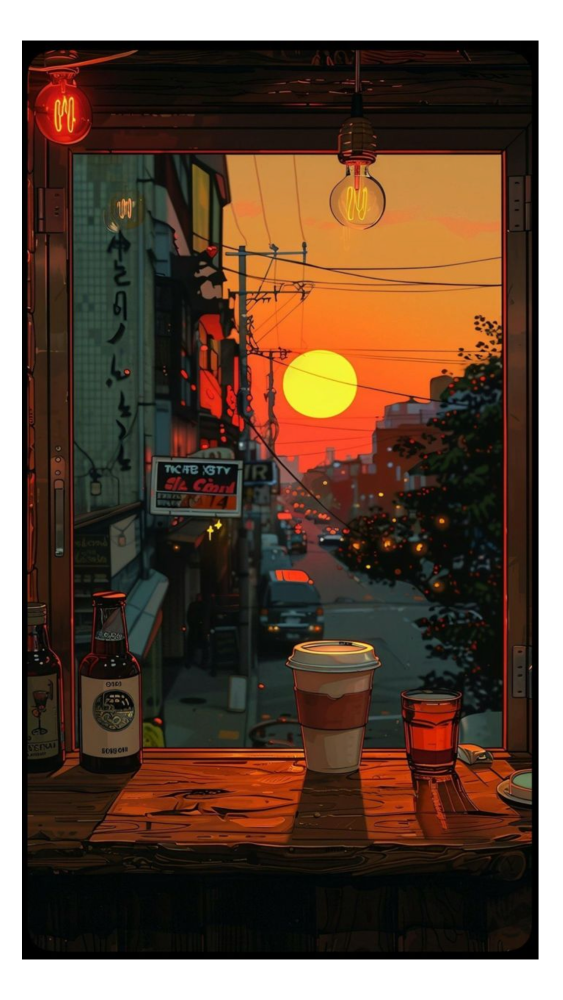
#> input picture design/inspiration/lofi-window-city-sunset.png, 1125 x 2000 px, found by its file name (shown at 1/2 size)
$ python emission-and-texture.py
#> lines starting #> are read from the running program, lines starting #| are printed output that depends on the picture; after the words box and inside, x2 and y2 are one past the last pixel; in counts of white or black regions, pixels touching at a corner belong together
import numpy as np
from PIL import Image

def lum(a): return (0.2126*a[...,0]+0.7152*a[...,1]+0.0722*a[...,2])/255.0
def hexof(rgb): return '#%02X%02X%02X' % tuple(int(round(c)) for c in rgb)
def autocrop_white(im, thresh=250):
#> called with thresh = 250
    a=np.asarray(im.convert('RGB')).astype(np.int16); nw=(a.min(-1)<thresh)
#> after `nw = a.min(-1) < thresh`:
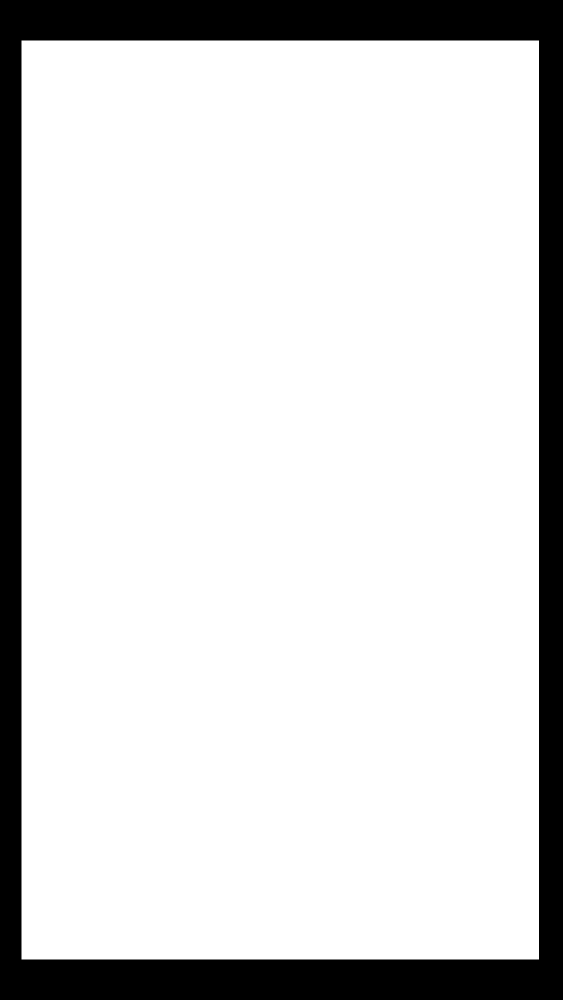
#> nw: shape (2000, 1125) bool (shown at 1/2 size); 84.5% white; 1 black region, box (x1, y1, x2, y2) and area: (0, 0, 1125, 2000) 347670
    ys,xs=np.where(nw); return im.crop((xs.min(),ys.min(),xs.max()+1,ys.max()+1))

def go(path,name,crop):
    im=Image.open(path).convert('RGB')
    if crop: im=autocrop_white(im)
    a=np.asarray(im).astype(np.float32); H,W,_=a.shape; L=lum(a)
#> after `H, W, _ = a.shape`: H = 1838; W = 1035
    print('='*74); print(name); print('='*74)

    # --- find emissive cores: bright, isolated, small ---
    print('[EMISSIVE SOURCES] local maxima of L, min separation 6% of frame')
    ds=8
    Ls=np.array(Image.fromarray(np.uint8(L*255)).resize((W//ds,H//ds),Image.BOX)).astype(np.float32)/255
    cand=[]
    hs,ws=Ls.shape
#> hs = 229; ws = 129
    sep=int(0.06*max(hs,ws))
#> sep = 13
    tmp=Ls.copy()
    for _ in range(8):
        i,j=np.unravel_index(np.argmax(tmp),tmp.shape)
        if tmp[i,j]<0.55: break
        cand.append((i,j,tmp[i,j]))
        y0,y1=max(0,i-sep),min(hs,i+sep); x0,x1=max(0,j-sep),min(ws,j+sep)
        tmp[y0:y1,x0:x1]=0
#> this loop made 8 passes
#> (i, j, y0, y1, x0, x1) on passes 1 to 8: (88, 74, 75, 101, 61, 87), (151, 86, 138, 164, 73, 99), (37, 85, 24, 50, 72, 98), (120, 49, 107, 133, 36, 62), (151, 69, 138, 164, 56, 82), (51, 80, 38, 64, 67, 93), (46, 59, 33, 59, 46, 72), (45, 99, 32, 58, 86, 112)
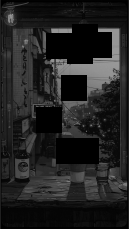
#> tmp: shape (229, 129) float32; min 0, max 0.6, mean 0.132
#> after the loop, cand = [(88, 74, 0.91), (151, 86, 0.776), (37, 85, 0.714), (120, 49, 0.639), (151, 69, 0.627), (51, 80, 0.608), (46, 59, 0.604), (45, 99, 0.6)]
    for i,j,v in cand:
        cy,cx=int(i*ds+ds/2), int(j*ds+ds/2)
        core=a[max(0,cy-4):cy+4, max(0,cx-4):cx+4].reshape(-1,3).mean(0)
        print(f'   x={j/ws:.2f} y={i/hs:.2f}  L={v:.2f}  core {hexof(core)}   halo:', end=' ')
        yy,xx=np.ogrid[:H,:W]; d2=(yy-cy)**2+(xx-cx)**2
        prev=None
        for r in [0.008,0.02,0.04,0.07,0.11,0.16]:
            rr=r*max(W,H); ring=(d2>(rr*0.75)**2)&(d2<=(rr*1.25)**2)
            if ring.sum()>80:
                c=a[ring].reshape(-1,3).mean(0)
                print(f'r{r:.3f}:L{L[ring].mean():.2f} {hexof(c)}', end='  ')
        print()
#> this loop made 8 passes
#> (i, j, v, cy, cx, core) on passes 1 to 8: (88, 74, 0.91, 708, 596, [246, 245.6, 58.19]), (151, 86, 0.776, 1212, 692, [218.7, 178, 71.48]), (37, 85, 0.714, 300, 684, [229.8, 166.9, 44.73]), (120, 49, 0.639, 964, 396, [158.8, 135, 52.27]), (151, 69, 0.627, 1212, 556, [227.1, 152.4, 76.8]), (51, 80, 0.608, 412, 644, [226.2, 142.8, 51.77]), (46, 59, 0.604, 372, 476, [216, 145.7, 54.48]), (45, 99, 0.6, 364, 796, [215.2, 143.5, 60.19])
#|    x=0.57 y=0.38  L=0.91  core #F6F63A   halo: r0.008:L0.91 #F4F538  r0.020:L0.90 #F4F136  r0.040:L0.62 #F5912B  r0.070:L0.41 #CF5227  r0.110:L0.32 #894623  r0.160:L0.28 #654123
#|    x=0.67 y=0.66  L=0.78  core #DBB247   halo: r0.008:L0.36 #6E593C  r0.020:L0.30 #504D40  r0.040:L0.27 #45463B  r0.070:L0.19 #353028  r0.110:L0.15 #34231B  r0.160:L0.16 #3D2318
#|    x=0.66 y=0.16  L=0.71  core #E6A72D   halo: r0.008:L0.55 #D1802F  r0.020:L0.52 #BD7C34  r0.040:L0.50 #B87438  r0.070:L0.43 #9D662F  r0.110:L0.37 #8C5727  r0.160:L0.30 #76441C
#|    x=0.38 y=0.52  L=0.64  core #9F8734   halo: r0.008:L0.19 #3A301C  r0.020:L0.17 #3A291C  r0.040:L0.14 #2B211C  r0.070:L0.16 #2A2825  r0.110:L0.19 #432C26  r0.160:L0.22 #4A3322
#|    x=0.53 y=0.66  L=0.63  core #E3984D   halo: r0.008:L0.26 #553E28  r0.020:L0.23 #403A2C  r0.040:L0.21 #39352B  r0.070:L0.19 #393028  r0.110:L0.17 #312A23  r0.160:L0.17 #42271A
#|    x=0.62 y=0.22  L=0.61  core #E28F34   halo: r0.008:L0.60 #E08D36  r0.020:L0.59 #DC8A37  r0.040:L0.56 #D28436  r0.070:L0.55 #D58134  r0.110:L0.49 #C0722E  r0.160:L0.32 #7B4920
#|    x=0.46 y=0.20  L=0.60  core #D89236   halo: r0.008:L0.58 #D6893A  r0.020:L0.58 #D9883A  r0.040:L0.51 #B87939  r0.070:L0.41 #99612E  r0.110:L0.29 #704321  r0.160:L0.28 #674320
#|    x=0.77 y=0.20  L=0.60  core #D7903C   halo: r0.008:L0.59 #D88D3E  r0.020:L0.59 #D78C3E  r0.040:L0.58 #D2893F  r0.070:L0.54 #C88138  r0.110:L0.36 #8C5323  r0.160:L0.30 #7A451C

    # --- grain / high-frequency noise in flat regions ---
    print('\n[TEXTURE] high-frequency residual (grain) in the flattest 20% of the image')
    k=np.array([[1,1,1],[1,-8,1],[1,1,1]],dtype=np.float32)
    from numpy.lib.stride_tricks import sliding_window_view
    win=sliding_window_view(L,(3,3))
    hp=np.abs((win*k).sum((-1,-2)))
    # flat = low local range
    rng=win.max((-1,-2))-win.min((-1,-2))
    flat=rng<np.percentile(rng,20)
#> flat: shape (1836, 1033) bool; 20% white; 11640 white regions (10263 under 20 px), largest, box (x1, y1, x2, y2) and area: (1, 1, 1032, 1835) 44505, (712, 231, 955, 360) 19914, (573, 362, 955, 449) 17332
    print(f'   mean |laplacian| overall  {hp.mean():.4f}')
#|    mean |laplacian| overall  0.0471
    print(f'   mean |laplacian| in flat  {hp[flat].mean():.4f}   (>0.004 implies visible grain/dither)')
#|    mean |laplacian| in flat  0.0051   (>0.004 implies visible grain/dither)
    print(f'   std of L within flat areas {L[:-2,:-2][flat].std():.4f}')
#|    std of L within flat areas 0.2470

    # --- outline / ink detection ---
    print('\n[OUTLINE TEST] is there a dark line separating shapes?')
    dark=L<0.10
#> dark: shape (1838, 1035) bool; 41.5% white; 762 white regions (570 under 20 px), largest, box (x1, y1, x2, y2) and area: (1, 0, 1034, 1838) 738761, (454, 1011, 602, 1257) 10305, (271, 843, 434, 907) 5255
    win2=sliding_window_view(L,(9,9))
    localmax=win2.max((-1,-2))
    dk=dark[:-8,:-8]
#> dk: shape (1830, 1027) bool; 40.8% white; 762 white regions (570 under 20 px), largest, box (x1, y1, x2, y2) and area: (1, 0, 1027, 1830) 717687, (454, 1011, 602, 1257) 10305, (271, 843, 434, 907) 5255
    contour=dk&(localmax>0.30)
#> contour: shape (1830, 1027) bool; 2.1% white; 648 white regions (394 under 20 px), largest, box (x1, y1, x2, y2) and area: (952, 330, 964, 1082) 3234, (1026, 0, 1027, 1830) 1830, (345, 317, 412, 505) 1462
    print(f'   dark(L<0.10) pixels: {100*dark.mean():.1f}% of frame')
#|    dark(L<0.10) pixels: 41.5% of frame
    print(f'   of those, share within 4px of something L>0.30: {100*contour.sum()/max(dk.sum(),1):.1f}%')
#|    of those, share within 4px of something L>0.30: 5.3%
    print('   (>35% => real ink outlines; <20% => shapes separated by value mass, not line)')

    # --- horizon / focal band ---
    print('\n[ROW LUMINANCE PROFILE] mean L per 4% of height (finds the bright band)')
    for f in np.arange(0,1.0,0.04):
        row=L[int(f*H):int((f+0.04)*H)]
        bar='#'*int(row.mean()*70)
        print(f'   y {f:.2f} {row.mean():.3f} {bar}')
#> this loop made 25 passes
#> bar on passes 1 to 12: '###', '#####', '######', '#######################', '###########################', '###########################', '#########################', '########################', '########################', '######################', '###############', '#############'
#|    y 0.00 0.047 ###
#|    y 0.04 0.075 #####
#|    y 0.08 0.096 ######
#|    y 0.12 0.340 #######################
#|    y 0.16 0.398 ###########################
#|    y 0.20 0.393 ###########################
#|    y 0.24 0.360 #########################
#|    y 0.28 0.356 ########################
#> (further printed lines are left out)

    # --- column profile ---
    print('\n[COLUMN LUMINANCE PROFILE] mean L per 5% of width')
    for f in np.arange(0,1.0,0.05):
        col=L[:,int(f*W):int((f+0.05)*W)]
        bar='#'*int(col.mean()*70)
        print(f'   x {f:.2f} {col.mean():.3f} {bar}')
#> this loop made 20 passes
#|    x 0.00 0.111 #######
#|    x 0.05 0.132 #########
#|    x 0.10 0.154 ##########
#|    x 0.15 0.152 ##########
#|    x 0.20 0.169 ###########
#|    x 0.25 0.124 ########
#|    x 0.30 0.118 ########
#|    x 0.35 0.142 #########
#> (further printed lines are left out)

go('/Users/anirudhchatterjee/dev/musicrec/design/inspiration/lofi-window-city-sunset.png','IMAGE A - window/city',True)
go('/Users/anirudhchatterjee/dev/musicrec/design/inspiration/lofi-beach-sunset-street.png','IMAGE B - cafe/beach',False)
#> call 2 of go, with name = 'IMAGE B - cafe/beach', crop = False
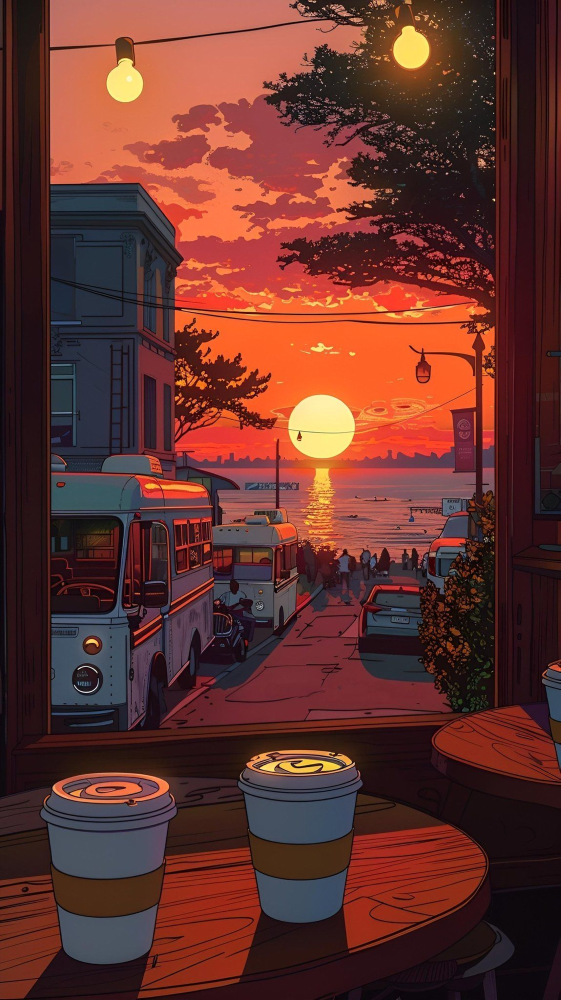
#> input picture design/inspiration/lofi-beach-sunset-street.png, 1121 x 2000 px, found by its file name (shown at 1/2 size)
#> the loop in go (call 2), `for _ in range(8):` made 8 passes
#> (i, j, y0, y1, x0, x1) on passes 1 to 8: (19, 32, 4, 34, 17, 47), (99, 80, 84, 114, 65, 95), (11, 106, 0, 26, 91, 121), (191, 67, 176, 206, 52, 82), (118, 80, 103, 133, 65, 95), (191, 83, 176, 206, 68, 98), (76, 66, 61, 91, 51, 81), (78, 101, 63, 93, 86, 116)
#> after the loop in go (call 2), `for _ in range(8):`:
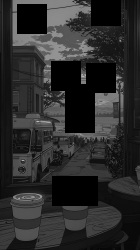
#> tmp: shape (250, 140) float32; min 0, max 0.733, mean 0.168
#> after the loop in go (call 2), `for _ in range(8):`: cand = [(19, 32, 0.953), (99, 80, 0.933), (11, 106, 0.882), (191, 67, 0.835), (118, 80, 0.824), (191, 83, 0.812), (76, 66, 0.737), (78, 101, 0.733)]
#> the loop in go (call 2), `for i,j,v in cand:` made 8 passes
#> (i, j, v, cy, cx, core) on passes 1 to 8: (19, 32, 0.953, 156, 260, [252.6, 246.8, 181.6]), (99, 80, 0.933, 796, 644, [253, 240.3, 170.2]), (11, 106, 0.882, 92, 852, [251.6, 229.8, 104.5]), (191, 67, 0.835, 1532, 540, [251.1, 213.3, 103.7]), (118, 80, 0.824, 948, 644, [253.5, 210.3, 78.44]), (191, 83, 0.812, 1532, 668, [249.6, 209.6, 70.25]), (76, 66, 0.737, 612, 532, [249.5, 180.3, 91.75]), (78, 101, 0.733, 628, 812, [244.4, 181.1, 86.59])
#|    x=0.23 y=0.08  L=0.95  core #FDF7B6   halo: r0.008:L0.90 #FEE97F  r0.020:L0.66 #DD9F5C  r0.040:L0.51 #D06F4D  r0.070:L0.49 #CA6C56  r0.110:L0.36 #934D41  r0.160:L0.30 #7A413B
#|    x=0.57 y=0.40  L=0.93  core #FDF0AA   halo: r0.008:L0.78 #FBBF78  r0.020:L0.70 #FDA55F  r0.040:L0.62 #F98D48  r0.070:L0.46 #E45C2F  r0.110:L0.40 #C15037  r0.160:L0.29 #873B34
#|    x=0.76 y=0.04  L=0.88  core #FCE668   halo: r0.008:L0.63 #C99C47  r0.020:L0.51 #A87D3A  r0.040:L0.26 #623D21  r0.070:L0.19 #442D22  r0.110:L0.18 #462826  r0.160:L0.26 #703733
#|    x=0.48 y=0.76  L=0.84  core #FBD568   halo: r0.008:L0.43 #946746  r0.020:L0.32 #6C4B3B  r0.040:L0.22 #4A3430  r0.070:L0.21 #4E2E30  r0.110:L0.18 #4E2627  r0.160:L0.20 #532A2C
#|    x=0.57 y=0.47  L=0.82  core #FED24E   halo: r0.008:L0.63 #E9973C  r0.020:L0.55 #DB7D48  r0.040:L0.53 #CA7955  r0.070:L0.45 #BC624A  r0.110:L0.35 #9F4736  r0.160:L0.29 #833A2E
#|    x=0.59 y=0.76  L=0.81  core #FAD246   halo: r0.008:L0.44 #8A6D48  r0.020:L0.28 #5B4438  r0.040:L0.21 #46302E  r0.070:L0.21 #502D2F  r0.110:L0.18 #542525  r0.160:L0.17 #4C2222
#|    x=0.47 y=0.30  L=0.74  core #FAB45C   halo: r0.008:L0.47 #E16135  r0.020:L0.46 #E05C35  r0.040:L0.44 #E25533  r0.070:L0.39 #C54D30  r0.110:L0.38 #AE4F36  r0.160:L0.33 #904639
#|    x=0.72 y=0.31  L=0.73  core #F4B557   halo: r0.008:L0.49 #E46436  r0.020:L0.47 #EF5D30  r0.040:L0.40 #CE4D29  r0.070:L0.34 #AF4325  r0.110:L0.32 #98402A  r0.160:L0.31 #8C4032
#> pass 1, in go (call 2), `d2 = (yy - cy) ** 2 + (xx - cx) ** 2`:
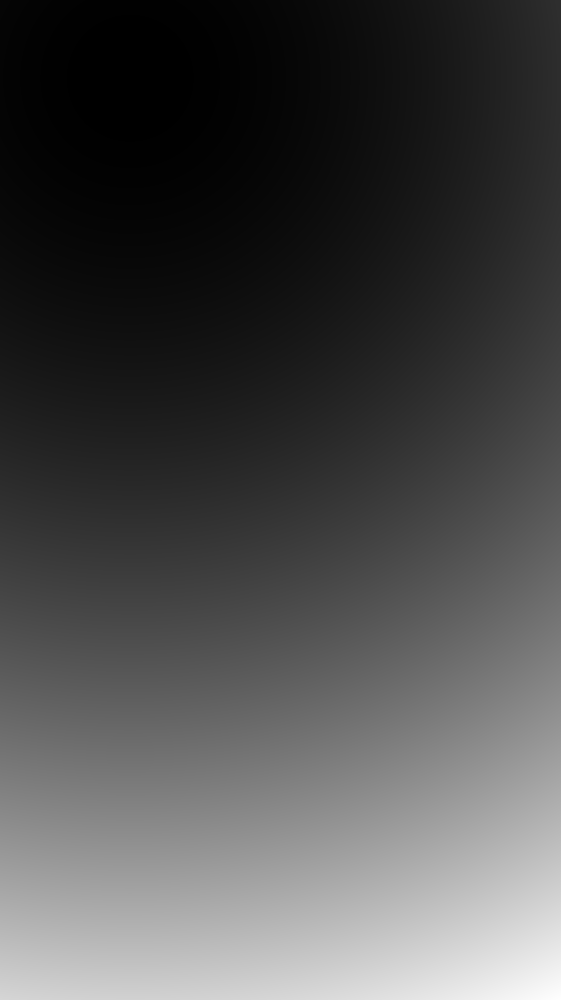
#> d2: shape (2000, 1121) int64 (shown at 1/2 size); min 0, max 4136249, mean 1239545.5; drawn with min black and max white
#> in go (call 2), `k=np.array([[1,1,1],[1,-8,1],[1,1,1]],dtype=np.float32)`: k = [[1, 1, 1], [1, -8, 1], [1, 1, 1]]
#> in go (call 2), `flat=rng<np.percentile(rng,20)`: flat: shape (1998, 1119) bool; 19.6% white; 9504 white regions (8413 under 20 px), largest, box (x1, y1, x2, y2) and area: (104, 52, 640, 334) 39287, (422, 641, 935, 805) 30933, (104, 0, 578, 82) 20047
#|    mean |laplacian| overall  0.1004
#|    mean |laplacian| in flat  0.0045   (>0.004 implies visible grain/dither)
#|    std of L within flat areas 0.1976
#> in go (call 2), `dark=L<0.10`: dark: shape (2000, 1121) bool; 28.8% white; 4489 white regions (4148 under 20 px), largest, box (x1, y1, x2, y2) and area: (0, 0, 1121, 2000) 559162, (744, 150, 993, 571) 31238, (588, 185, 722, 253) 2199
#> in go (call 2), `dk=dark[:-8,:-8]`: dk: shape (1992, 1113) bool; 28.5% white; 4481 white regions (4139 under 20 px), largest, box (x1, y1, x2, y2) and area: (0, 0, 1113, 1992) 543670, (744, 150, 993, 571) 31238, (588, 185, 722, 253) 2199
#> in go (call 2), `contour=dk&(localmax>0.30)`: contour: shape (1992, 1113) bool; 3.5% white; 3596 white regions (3122 under 20 px), largest, box (x1, y1, x2, y2) and area: (100, 1032, 248, 1262) 2618, (837, 489, 988, 571) 2255, (771, 439, 903, 489) 2067
#|    dark(L<0.10) pixels: 28.8% of frame
#|    of those, share within 4px of something L>0.30: 12.3%
#> the loop in go (call 2), `for f in np.arange(0,1.0,0.04):` made 25 passes
#|    y 0.00 0.348 ########################
#|    y 0.04 0.375 ##########################
#|    y 0.08 0.307 #####################
#|    y 0.12 0.295 ####################
#|    y 0.16 0.287 ####################
#> (further printed lines are left out)
#> pass 1, in go (call 2), `row=L[int(f*H):int((f+0.04)*H)]`:
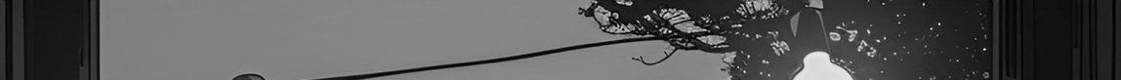
#> row: shape (80, 1121) float32; min 0.00667, max 0.972, mean 0.348
#> after the loop in go (call 2), `for f in np.arange(0,1.0,0.04):`:
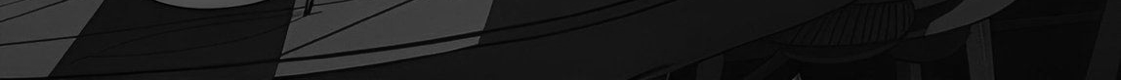
#> row: shape (80, 1121) float32; min 0.00225, max 0.344, mean 0.102
#> the loop in go (call 2), `for f in np.arange(0,1.0,0.05):` made 20 passes
